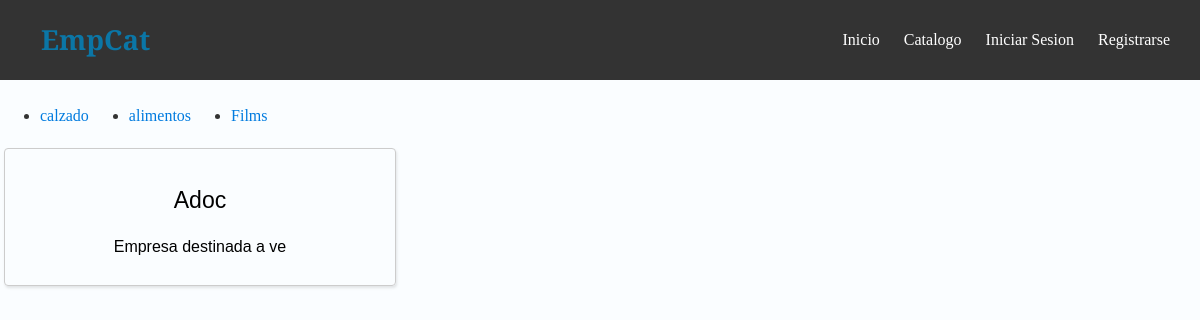
The page /mediumx/index.php?url=catalogo on the database its author committed.
### tables this page shows
CREATE TABLE `tbl_categoria` (
  `id_categoria` int(11) unsigned NOT NULL AUTO_INCREMENT,
  `categoria` varchar(150) DEFAULT NULL,
  `descripcion` varchar(300) DEFAULT NULL,
  `eliminado` varchar(1) DEFAULT 'N',
  PRIMARY KEY (`id_categoria`),
  KEY `categoria` (`categoria`)
);

CREATE TABLE `tbl_empresa` (
  `id_empresa` int(11) unsigned NOT NULL AUTO_INCREMENT,
  `nombre_empresa` varchar(150) DEFAULT NULL,
  `descripcion` varchar(500) DEFAULT NULL,
  `url_foto` varchar(150) DEFAULT 'img.jpg',
  `direccion` varchar(150) DEFAULT NULL,
  `correo_electronico` varchar(150) DEFAULT NULL,
  `telefono` varchar(50) DEFAULT NULL,
  `id_categoria` int(11) unsigned DEFAULT NULL,
  `eliminado` varchar(1) DEFAULT 'N',
  PRIMARY KEY (`id_empresa`)
);

### mediumx/controller/CatalogoController.php (called while the page is built, shortened)
<?php
class  CatalogoController
{
    public function __construct(){
            $categoria = new Categoria();
            $datosCategoria = $categoria->get();
            $dato = array('dato' => $datosCategoria);
            $empresa = new empresa();
		$id=Validate::getData('id');
            $datosEmpresa = $empresa->getCat($id);
            $datos = array('datos' => $datosEmpresa);
         View::load('categorias',$dato);
         View::load('home',$datos);
    }
}

### mediumx/index.php (called while the page is built, shortened)
<?php
include "helper/Autoload.php";
$router = new Router();

### mediumx/helper/Autoload.php (called while the page is built, shortened)
<?php
class Autoload
{
    public function __construct(){
        spl_autoload_register(function ($class_name){
            $models_path = './models/'.$class_name.'.php';
            $controller_path = './controller/'.$class_name.'.php';
            $helper_path = './helper/'.$class_name.'.php';
        });
    }
}

### mediumx/models/Categoria.php (called while the page is built, shortened)
<?php
class Categoria extends  Model
{
    public function __construct(){
      $this->db_name="catalogo";
    }
    public function get($id=''){
      $this->query = ($id=='')?"SELECT * FROM tbl_categoria": "SELECT * FROM tbl_categoria WHERE id_categoria = $id";
      $this->get_query();
      return $this->rows;
    }
}

### mediumx/models/Model.php (called while the page is built, shortened)
<?php
abstract class Model
{
   private static  $db_host="localhost";
   private static  $db_user="root";
   private static  $db_pass="admin";
   private static  $db_port="3306";
   private static  $db_charset="utf8mb4";
   protected $db_name="";
   private $conn;
   protected $query ;
   protected $rows =array();
   private function db_open(){
       $this->conn =new  mysqli(self::$db_host,self::$db_user,self::$db_pass, $this->db_name,self::$db_port);
       $this->conn->set_charset(self::$db_charset);
   }
    protected function get_query(){
        $result = $this->conn->query($this->query);
        while($this->rows[] =$result->fetch_assoc());
        array_pop($this->rows);
        return $this->rows;
    }
}

### mediumx/helper/Validate.php (called while the page is built, shortened)
<?php
class Validate
{
    public static function getData($name){
        return  isset($_GET[$name])? trim($_GET[$name]):null;
    }
}

### mediumx/models/empresa.php (called while the page is built, shortened)
<?php
 class empresa  extends Model
  {
    public function  __construct(){
      $this->db_name="catalogo";
    }
public function getCat($id=''){
  $this->query= ($id=='')?"SELECT * FROM tbl_empresa":"SELECT * FROM tbl_empresa  where id_categoria = $id";
  $this->get_query();
  return $this->rows;
}
  }

### mediumx/views/categorias.php (the view, shortened to what this page needs)
<body>
   <div class="rows">
    <?php foreach ($dato as $key => $categoria):?>
    <ul>
    <li><a href="?url=catalogo&id=<?php echo $categoria['id_categoria']?>"><?php echo $categoria['categoria']?></a></li>
    </ul>
    <?php endforeach ?>
   </div>
</body>
</html>

### mediumx/views/home.php (shortened to what this page needs)
<body>
   <div class="rows">
    <?php foreach ($datos as $key => $empresa):?>
        <a id="color" href="?url=detalle&action=view&id=<?=$empresa['id_empresa']?>">
    <article class="col-s-12 col-m-6 col-l-4 p4">
        <div class="card">
        <h3>
            <?= $empresa['nombre_empresa'] ?>
        </h3>
        <p>
            <?= substr($empresa['descripcion'],0,25) ?>
        </p>
 </a>
        </div>
    <?php endforeach ?>
</body>
</html>

### mediumx/public/css/base.css (style rules this page uses)
*, *::before, *::after { box-sizing: border-box; }
html,body { width: 100%; height: 100%; }
body { margin: 0; overflow-x: hidden; background: #fafdff; }
a { text-decoration: none; color : #007bdf; }

### mediumx/public/css/layout.css (style rules this page uses)
.rows { display: flex; flex-wrap: wrap; }
.p4 { padding: 4px; }
.col-s-12 { width: 100%; }
@media (min-width:768px) { .col-m-6 { width: 50%; } }
@media (min-width:1024px) { .col-l-4 { width: 33.333333%; } }

### mediumx/views/header.php (style rules this page uses)
body { margin: 0; padding: 0; font-family: Helvetica, Arial, sans-serif; color: #666; background: #f2f2f2; font-size: 1em; line-height: 1.5em; }
p { margin: 0 0 1.5em 0; }
body { margin: 0; padding: 0; font-family: Helvetica, Arial, sans-serif; color: #666; background: #f2f2f2; font-size: 1em; line-height: 1.5em; padding-top: 80px; }

### mediumx/views/categorias.php (style rules this page uses)
#color { text-decoration:none; font-family: arial; color:black; text-align:center; }
.card { transition:0.4s; display: block; border: 1px solid #ccc; padding: 5px; border-radius: 4px; box-shadow: 1px 2px 3px rgba(0, 0, 0, 0.1); }

### mediumx/views/home.php (style rules this page uses)
#color { text-decoration:none; font-family: arial; color:black; text-align:center; }
.card { transition:0.4s; display: block; border: 1px solid #ccc; padding: 5px; border-radius: 4px; box-shadow: 1px 2px 3px rgba(0, 0, 0, 0.1); }

### rows shown on the page
tbl_categoria: categoria "calzado"
tbl_categoria: categoria "alimentos"
tbl_categoria: categoria "Films"
tbl_empresa: nombre_empresa "Adoc", descripcion "Empresa destinada a ve"
